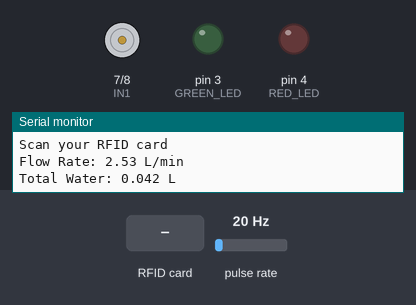
Simulated run of this sketch. Board: Arduino Uno, built with avr-gcc and run on an emulated ATmega328P. Parts: motor-driver pin pairs drawn as motors (green arrow = first pin HIGH = forward, orange = second pin HIGH = backward, longer = more drive, scaled by the enable pin), output pins drawn as LEDs (lit = HIGH), the last lines printed to the serial monitor. Wiring (inferred from the names in the program): pulse sensor: data pin 2. Inputs (shaded band) come from the test bench; at power-on: pulse rate 20 Hz. Pins used as bus, display or sensor lines are not drawn.

Above: at 1.2 s.
1.3 s: RFID card DE AD BE EF held to the reader
At 3.2 s:
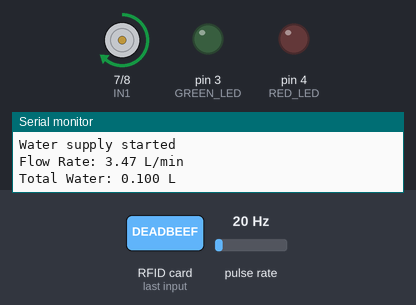
3.8 s: RFID card 5E 7A 19 C4 held to the reader
At 4.6 s:
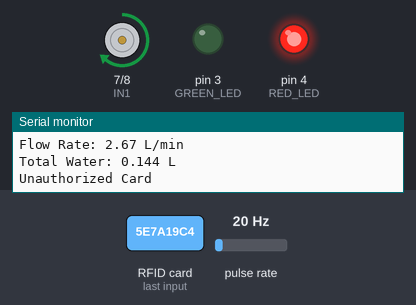
6.3 s: RFID card DE AD BE EF held to the reader
At 6.8 s:
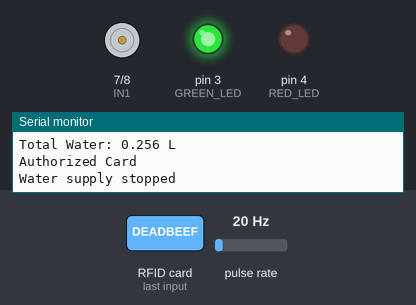
8.8 s: RFID card 5E 7A 19 C4 held to the reader
At 9.3 s:
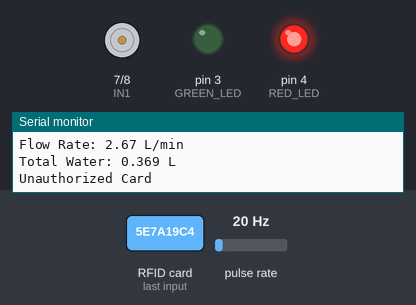
Timing chart, 0 to 11.8 s (numbered marks = the images above; inputs shaded):
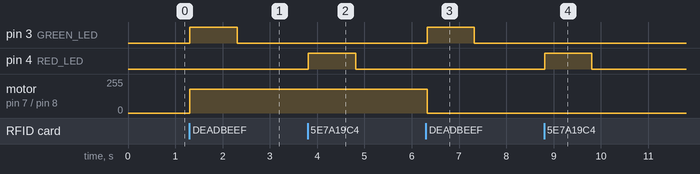

The sketch:

water_flow_monitoring.ino
```cpp
#include <SPI.h>
#include <MFRC522.h>

// RFID module pins
#define SS_PIN 10
#define RST_PIN 9

// Flow sensor pin
#define FLOW_SENSOR 2

// Motor driver pins
#define ENA 5
#define IN1 7
#define IN2 8

// LED pins
#define GREEN_LED 3
#define RED_LED 4

// RFID initialization
MFRC522 rfid(SS_PIN, RST_PIN);

// Flow sensor variables
volatile unsigned long pulseCount = 0;
unsigned long lastTime = 0;

float flowRate = 0.0;
float totalLitres = 0.0;

// Replace with your actual RFID card UID
byte authorizedUID[] = {0xDE, 0xAD, 0xBE, 0xEF};

// Motor state
bool pumpOn = false;

// Calibration value (example for YF-S201)
const float pulsesPerLitre = 450.0;

// Count flow sensor pulses
void countPulse() {
  pulseCount++;
}

// Check RFID card
bool checkCard() {
  if (rfid.uid.size != sizeof(authorizedUID)) {
    return false;
  }

  for (byte i = 0; i < rfid.uid.size; i++) {
    if (rfid.uid.uidByte[i] != authorizedUID[i]) {
      return false;
    }
  }

  return true;
}

// Stop motor
void stopPump() {
  digitalWrite(ENA, LOW);
  digitalWrite(IN1, LOW);
  digitalWrite(IN2, LOW);
  pumpOn = false;
}

// Start motor
void startPump() {
  digitalWrite(IN1, HIGH);
  digitalWrite(IN2, LOW);
  analogWrite(ENA, 180);
  pumpOn = true;
}

void setup() {
  Serial.begin(9600);

  // Initialize RFID
  SPI.begin();
  rfid.PCD_Init();

  // Configure pins
  pinMode(FLOW_SENSOR, INPUT_PULLUP);

  pinMode(ENA, OUTPUT);
  pinMode(IN1, OUTPUT);
  pinMode(IN2, OUTPUT);

  pinMode(GREEN_LED, OUTPUT);
  pinMode(RED_LED, OUTPUT);

  // Initial motor state
  stopPump();

  // Flow sensor interrupt
  attachInterrupt(
    digitalPinToInterrupt(FLOW_SENSOR),
    countPulse,
    FALLING
  );

  Serial.println("IoT Water Flow Monitoring System");
  Serial.println("Scan your RFID card");
}

void loop() {

  // RFID authentication
  if (rfid.PICC_IsNewCardPresent() &&
      rfid.PICC_ReadCardSerial()) {

    if (checkCard()) {
      Serial.println("Authorized Card");

      digitalWrite(GREEN_LED, HIGH);
      digitalWrite(RED_LED, LOW);

      // Toggle pump state
      if (pumpOn) {
        stopPump();
        Serial.println("Water supply stopped");
      } else {
        startPump();
        Serial.println("Water supply started");
      }

    } else {
      Serial.println("Unauthorized Card");

      digitalWrite(GREEN_LED, LOW);
      digitalWrite(RED_LED, HIGH);
    }

    delay(1000);

    digitalWrite(GREEN_LED, LOW);
    digitalWrite(RED_LED, LOW);

    rfid.PICC_HaltA();
    rfid.PCD_StopCrypto1();
  }

  // Measure water flow every second
  if (millis() - lastTime >= 1000) {

    noInterrupts();
    unsigned long pulses = pulseCount;
    pulseCount = 0;
    interrupts();

    // Calculate flow rate
    flowRate = (pulses / pulsesPerLitre) * 60.0;

    // Calculate total water consumption
    totalLitres += pulses / pulsesPerLitre;

    // Display results
    Serial.print("Flow Rate: ");
    Serial.print(flowRate);
    Serial.println(" L/min");

    Serial.print("Total Water: ");
    Serial.print(totalLitres, 3);
    Serial.println(" L");

    lastTime = millis();
  }
}
```

Measured:
- after the input at 1.3 s, pin 3 (GREEN_LED): LOW → HIGH at once, → LOW 1.0 s later; motor on pin 7 (IN1) / pin 8 (IN2): stopped → forward 180/255 at once
- after the input at 3.8 s, pin 4 (RED_LED): LOW → HIGH at once, → LOW 1.0 s later
- after the input at 6.3 s, pin 3 (GREEN_LED): LOW → HIGH at once, → LOW 1.0 s later; motor on pin 7 (IN1) / pin 8 (IN2): forward 180/255 → stopped at once
- after the input at 8.8 s, pin 4 (RED_LED): LOW → HIGH at once, → LOW 1.0 s later
